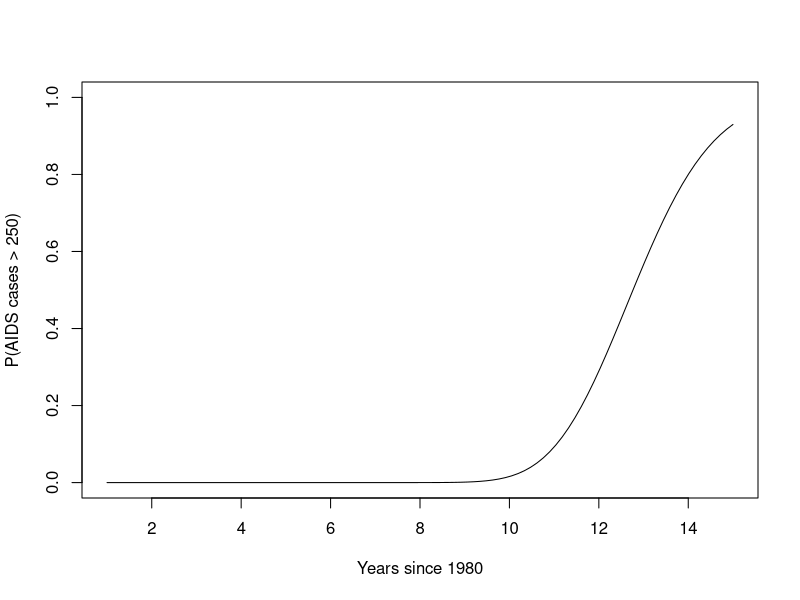

Write the R code that produced this figure.
## ---- chunk 1
# expression for the log density
# note we reparametrise nu=exp(theta3)
expr_nb_log_dens <- 
  expression(
    lgamma(exp(theta3)+y)
    - lgamma(y+1) 
    - lgamma(exp(theta3)) 
    + exp(theta3)*theta3 
    - (exp(theta3)+y)*log(exp(theta1+theta2*t)+exp(theta3))
    + y*(theta1+theta2*t) 
    )

# derivatives (gradient) of the log density
der_nb_log_dens<- 
  deriv(expr_nb_log_dens,c("theta1",
                           "theta2",
                           "theta3"),
        function.arg=c("theta1",
                       "theta2",
                       "theta3",
                       "t",
                       "y"))

# negative loglikelihood

nll_nb <- function(theta=c(1,1,1),t=1,y=1){
  
  res <-     der_nb_log_dens(theta[1],
                             theta[2],
                             theta[3],
                             t,
                             y)
  
  -sum(as.numeric(res)) 
  
}
# gradient of the negative loglikelihood
grad_nll_nb  <- function(theta=c(1,1,1),t=1,y=1){
  
  res <-  der_nb_log_dens(theta[1],
                             theta[2],
                             theta[3],
                             t,
                             y)
  
  -apply(attr(res,"gradient"),2,sum)
  
}

# probability of number of cases exceeding 250 (expressed as function log densities)
prob_nb_250 <- function(theta=c(1,1,1),t=1,y=1){
  
  res <-     der_nb_log_dens(theta[1],
                             theta[2],
                             theta[3],
                             t,
                             y)
  
  1-sum(exp(as.numeric(res))) # we use Eq1 defined above
  
}

# derivatives (Jacobian) of the probability of number of cases exceeding 250
grad_prob_nb_250  <- function(theta=c(1,1,1),t=1,y=1){
  
  res2 <-  der_nb_log_dens(theta[1],
                             theta[2],
                             theta[3],
                             t,
                             y)
  
  -apply(attr(res2,"gradient")*exp(as.numeric(res2)),2,sum)# we use Eq2 defined above
  
}

# Jacobian = transposed gradient, when only one function (g_1) used
## ---- chunk 2
# read data
tdat <- 1:13
ydat <- c(6,21,23,47,62,87,86,118,114,127,220,171,157)


fit<- 
  optim(par = c(3,0.2,1),
        fn = nll_nb,
        gr = grad_nll_nb,
        t = tdat,
        y = ydat,
        method="BFGS",
        hessian = T)

# in general we should test many initial values (and pick the best as done before) but here we only use one initial value for brevity.
## ---- chunk 3
n_grid <- 100
t <- seq(1,15,length=n_grid)

est   <-rep(NA,n_grid)

for (i in 1:n_grid){
  est[i]    <- prob_nb_250(theta=fit$par,t=t[i],y=0:250)
}


plot(t,est,
     ylim=c(0,1),
     type="l",
     ylab = "P(AIDS cases > 250)",
     xlab = "Years since 1980")
## ---- chunk 4
ci     <- matrix(NA,
             nrow = n_grid,
             ncol = 2)



for (i in 1:n_grid){
  J      <- grad_prob_nb_250(theta=fit$par,t=t[i],y=0:250) #Jacobian
  se     <- sqrt(J %*% solve(fit$hessian) %*% J)          # Std error = sqrt of asymp variance
  ci[i,] <-c(est[i]-1.96*se,est[i]+1.96*se)               # confidence interval limits
}
